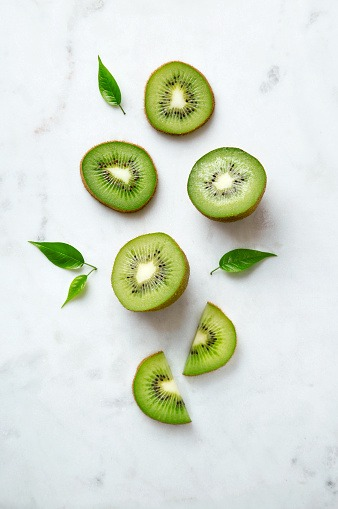
#> input picture input.jpg, 338 x 509 px
$ python lab_ile_arkaplan_cikarma.py
#> lines starting #> are read from the running program, lines starting #| are printed output that depends on the picture; after the words box and inside, x2 and y2 are one past the last pixel; in counts of white or black regions, pixels touching at a corner belong together
#> further down, img is the input picture: shape (509, 338, 3); mean B, G, R 208.7, 222.4, 215.3
import cv2
import numpy as np

class BackgroundSubtractionWithLab:
    def __init__(self, img):
        self.img = img

    def convert_to_lab_and_gray(self):
        self.lab_img = cv2.cvtColor(self.img, cv2.COLOR_BGR2LAB)
#> self.lab_img: shape (509, 338, 3); mean of channels 0, 1, 2 223.7, 123.8, 133.9
        self.gray = cv2.cvtColor(self.img, cv2.COLOR_BGR2GRAY)
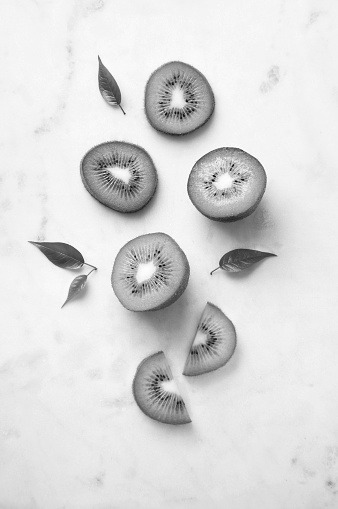
#> self.gray: shape (509, 338); min 3, max 255, mean 218.8

    def in_range_lab(self):
        lower = np.array([0, 80, 144], dtype=np.uint8)
        upper = np.array([255, 255, 255], dtype=np.uint8)
        self.mask = cv2.inRange(self.lab_img, lower, upper)
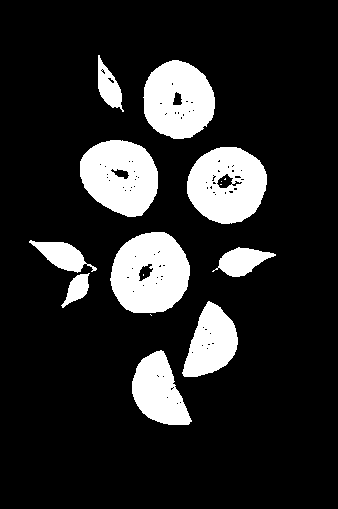
#> self.mask: shape (509, 338); 15.7% white; 15 white regions (5 under 20 px), largest, box (x1, y1, x2, y2) and area: (110, 232, 190, 313) 4946, (187, 147, 267, 224) 4552, (80, 140, 158, 217) 4495

    def morphological_closing(self):
        kernel_close = np.ones((9, 9), np.uint8)
        iterasyon = 3
        self.closing = cv2.morphologyEx(self.mask, cv2.MORPH_CLOSE, kernel_close, iterasyon)
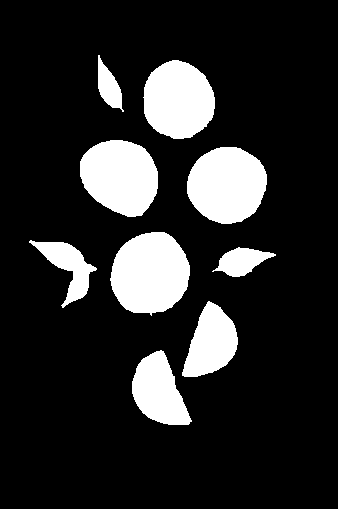
#> self.closing: shape (509, 338); 16.2% white; 9 white regions

    def find_contours(self):
        self.contours, _ = cv2.findContours(self.closing, cv2.RETR_EXTERNAL, cv2.CHAIN_APPROX_NONE)
#> self.contours = 9 contours; largest, box (x1, y1, x2, y2) and area: (110, 232, 190, 316) 4989, (187, 147, 267, 224) 4670, (80, 140, 158, 217) 4497, (143, 60, 215, 139) 4287, (132, 350, 192, 425) 2732
        temp = []
        for i in range(len(self.contours)):
            if(i == 2 or i == 3 or i == 8):
                continue
            temp.append(self.contours[i])
#> this loop made 9 passes
#> after the loop, temp = 6 contours; box (x1, y1, x2, y2) and area: (110, 232, 190, 316) 4989, (187, 147, 267, 224) 4670, (80, 140, 158, 217) 4497, (143, 60, 215, 139) 4287, (132, 350, 192, 425) 2732, (182, 301, 238, 377) 2592

        self.contours_sift = tuple(temp)
#> self.contours_sift has the same summary as temp

    def draw_contours(self):
        self.contour_mask = np.zeros_like(self.gray)
        cv2.drawContours(self.contour_mask, self.contours_sift, -1, 255, thickness=cv2.FILLED)
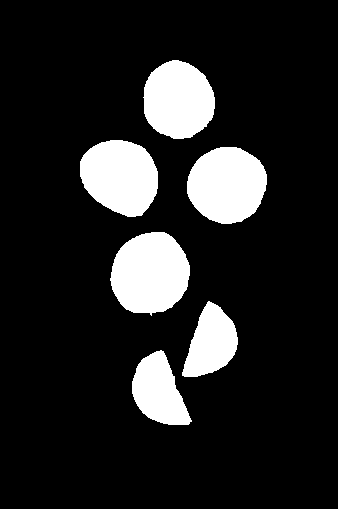
#> self.contour_mask: shape (509, 338); 14.2% white; 6 white regions, box (x1, y1, x2, y2) and area: (110, 232, 190, 316) 5106, (187, 147, 267, 224) 4781, (80, 140, 158, 217) 4607, (143, 60, 215, 139) 4396, (132, 350, 192, 425) 2831, (182, 301, 238, 377) 2686


if __name__ == '__main__':
    img = cv2.imread('input.jpg')
    proces = BackgroundSubtractionWithLab(img)
    proces.convert_to_lab_and_gray()
    proces.in_range_lab()
    proces.morphological_closing()
    proces.find_contours()
    proces.draw_contours()

    cv2.imwrite("output_LAB.jpg", proces.contour_mask)

    cv2.imshow("maske", proces.mask)
    cv2.imshow("closing", proces.closing)
    cv2.imshow("sonuc", proces.contour_mask)
    cv2.waitKey(0)
    cv2.destroyAllWindows()
